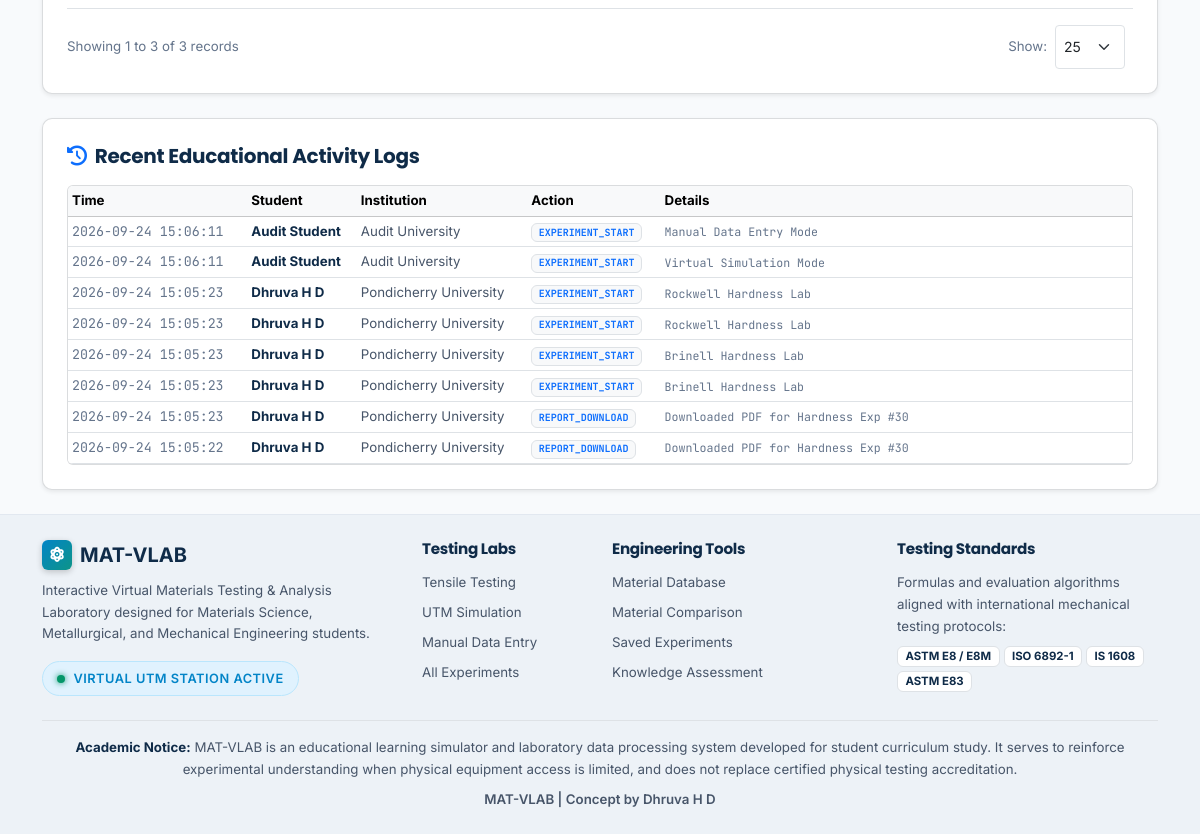
The page /admin/records (signed in, lower part) on the database as committed earlier.
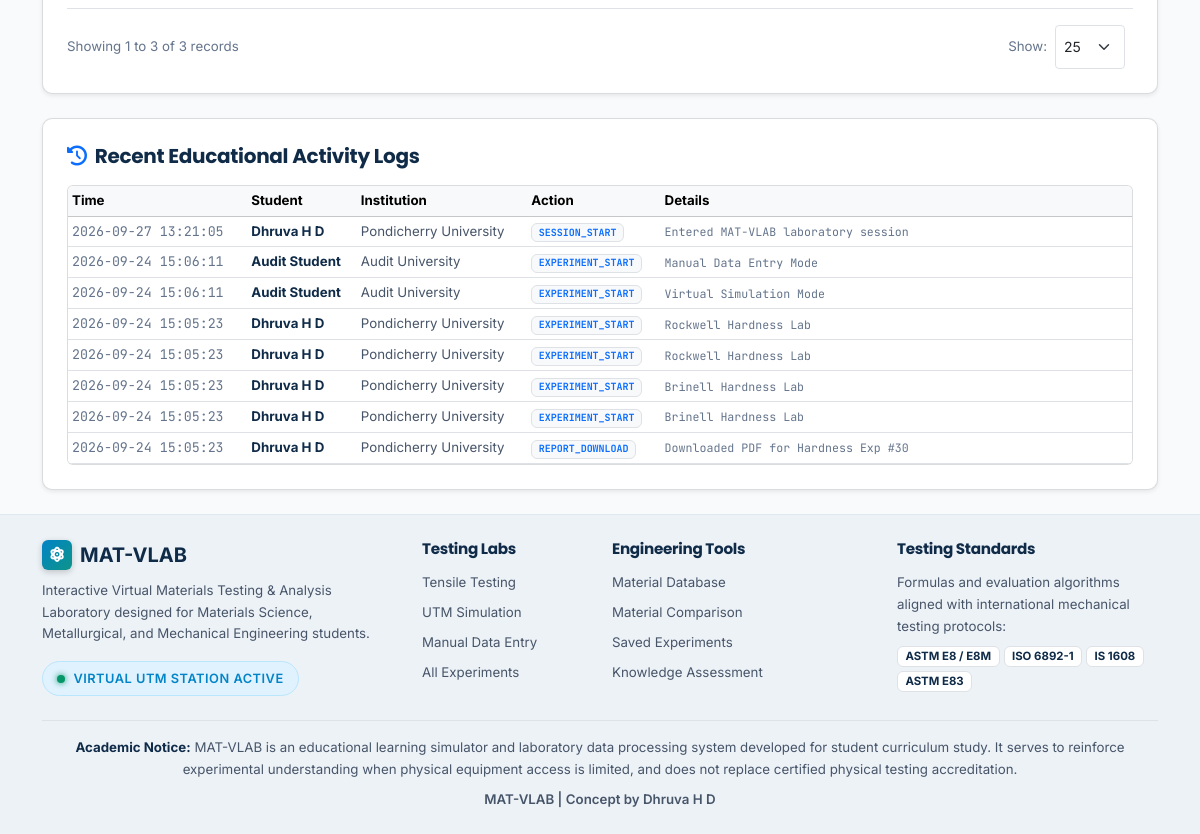
The same page on the database as committed later.
### tables this page shows
CREATE TABLE activity_logs (
        id INTEGER PRIMARY KEY AUTOINCREMENT,
        student_id TEXT,
        activity_type TEXT NOT NULL, -- 'EXPERIMENT_START', 'EXPERIMENT_SAVE', 'QUIZ_ATTEMPT', 'REPORT_DOWNLOAD'
        details TEXT,
        created_at TIMESTAMP DEFAULT CURRENT_TIMESTAMP
    , student_name TEXT, university TEXT, session_id TEXT);

### app.py (the view)
@app.route('/portal-admin')
@app.route('/portal-admin/records')
@app.route('/admin')
@app.route('/admin/records')
@admin_required
def admin_dashboard():
    search_q = request.args.get('q', '').strip()
    selected_uni = request.args.get('university', '').strip()
    selected_type = request.args.get('type', '').strip()
    selected_mode = request.args.get('mode', '').strip()
    selected_date = request.args.get('date', '').strip()
    data = get_admin_dashboard_data(
        search_query=search_q if search_q else None,
        university=selected_uni if selected_uni and selected_uni != 'ALL' else None,
        exp_type=selected_type if selected_type and selected_type != 'ALL' else None,
        mode=selected_mode if selected_mode and selected_mode != 'ALL' else None,
        date_query=selected_date if selected_date else None
    )
    admin_creds = get_admin_credentials()
    return render_template(
        'admin.html',
        active_page='admin',
        stats=data,
        records=data['records'],
        total_records=data['total_records_count'],
        search_q=search_q,
        selected_uni=selected_uni,
        selected_type=selected_type,
        selected_mode=selected_mode,
        selected_date=selected_date,
        admin_creds=admin_creds
    )

### app.py (called while the page is built)
def admin_required(f):
    @wraps(f)
    def decorated_function(*args, **kwargs):
        if not session.get('is_admin'):
            return redirect(url_for('admin_login', next=request.path))
        return f(*args, **kwargs)
    return decorated_function

@app.context_processor
def inject_student_context():
    name = session.get('student_name')
    university = session.get('university')
    student = None
    if name:
        student = {
            'name': name,
            'university': university or 'Engineering Institution',
            'session_id': session.get('session_id')
        }
    return {
        'current_student': student,
        'is_logged_in': bool(student),
        'is_admin': bool(session.get('is_admin'))
    }

### models/database.py (called while the page is built, shortened)
def get_database_path():
    path = os.environ.get('DATABASE_PATH')
    if not path:
        base_dir = os.path.dirname(os.path.dirname(os.path.abspath(__file__)))
        path = os.path.join(base_dir, 'materials.db')
    return os.path.abspath(path)

def get_database_url():
    url = os.environ.get('DATABASE_URL')
    if url:
        url = url.strip()
        if url.startswith('postgres://'):
            url = 'postgresql://' + url[len('postgres://'):]
        if url:
            return url
    return None

def get_db_connection():
    pg_url = get_database_url()
    if pg_url:
        try:
            import psycopg2
        except ImportError:
            try:
                import psycopg as psycopg2
            except ImportError:
                raise ImportError(
                    "PostgreSQL DATABASE_URL is configured, but 'psycopg2' (or 'psycopg') is not installed. "
                    "Please ensure 'psycopg2-binary' is in requirements.txt and installed."
                )
        raw_conn = psycopg2.connect(pg_url)
        return PgConnection(raw_conn)
    else:
        db_path = get_database_path()
        parent_dir = os.path.dirname(db_path)
        if parent_dir and not os.path.exists(parent_dir):
            os.makedirs(parent_dir, exist_ok=True)
        conn = sqlite3.connect(db_path)
        conn.row_factory = sqlite3.Row
        return conn

def get_admin_credentials():
    conn = get_db_connection()
    row = conn.execute('SELECT id, username, password_hash, updated_at FROM admin_credentials ORDER BY id DESC LIMIT 1').fetchone()
    conn.close()
    if row:
        return dict(row)

### templates/admin.html (shortened to what this page needs)
{% extends "base.html" %}
{% block content %}
<div class="container py-4">
  <div class="lab-card p-4 border border-secondary border-opacity-25 shadow-sm mb-4">
    <div class="d-flex justify-content-between align-items-center flex-wrap gap-2 pt-3 mt-2 border-top">
      <div class="small text-muted" id="paginationSummary">
      </div>
      <div class="d-flex align-items-center gap-2">
        <label for="perPageSelect" class="small text-muted mb-0">Show:</label>
        <select class="form-select form-select-sm" id="perPageSelect" style="width: auto;">
          <option value="25" selected>25</option>
        </select>
      </div>
    </div>
  </div>
  <div class="row g-3">
    <div class="col-12">
      <div class="lab-card p-4 border border-secondary border-opacity-25 shadow-sm">
        <h5 class="fw-bold text-navy mb-3">
          <i class="fas fa-history me-2 text-primary"></i>Recent Educational Activity Logs
        </h5>
        <div class="table-responsive rounded border border-secondary border-opacity-25" style="max-height: 280px; overflow-y: auto;">
          <table class="table table-sm table-hover align-middle mb-0 small">
            <thead class="table-light">
              <tr>
                <th>Time</th>
                <th>Student</th>
                <th>Institution</th>
                <th>Action</th>
                <th>Details</th>
              </tr>
            </thead>
            <tbody>
              {% for act in stats.recent_activity_logs %}
              <tr>
                <td class="text-muted font-mono" style="white-space: nowrap;">{{ act.created_at[:19] if act.created_at else '—' }}</td>
                <td class="fw-bold text-navy">{{ act.name }}</td>
                <td class="text-secondary">{{ act.university }}</td>
                <td>
                  <span class="badge bg-light text-primary border font-mono">{{ act.activity_type }}</span>
                </td>
                <td class="text-muted font-mono small">{{ act.details }}</td>
              </tr>
              {% else %}
              <tr><td colspan="5" class="text-center text-muted py-3">No activity recorded yet</td></tr>
              {% endfor %}
            </tbody>
          </table>
        </div>
      </div>
    </div>
  </div>
</div>
{% endblock %}

### templates/base.html (shortened to what this page needs)
<!DOCTYPE html>
<html lang="en">
<head>
  <link href="https://cdn.jsdelivr.net/npm/bootstrap@5.3.3/dist/css/bootstrap.min.css" rel="stylesheet">
  <link rel="stylesheet" href="https://cdnjs.cloudflare.com/ajax/libs/font-awesome/6.5.1/css/all.min.css">
  <link rel="stylesheet" href="{{ url_for('static', filename='css/style.css') }}">
</head>
<body>
  <main class="flex-grow-1">
    {% block content %}{% endblock %}
  </main>
  <footer class="footer-matvlab">
    <div class="container py-4">
      <div class="row g-4">
        <div class="col-lg-4">
          <div class="d-flex align-items-center gap-2 mb-2">
            <div class="brand-icon" style="width: 30px; height: 30px; font-size: 0.95rem;">
              <i class="fas fa-atom"></i>
            </div>
            <span class="fw-bold fs-5 text-navy">MAT-VLAB</span>
          </div>
          <p class="text-secondary small mb-3">
            Interactive Virtual Materials Testing &amp; Analysis Laboratory designed for Materials Science, Metallurgical, and Mechanical Engineering students.
          </p>
          <div class="badge-lab">
            <span class="badge-pulse"></span> Virtual UTM Station Active
          </div>
        </div>
        <div class="col-lg-2 col-6">
          <h6 class="footer-heading">Testing Labs</h6>
          <ul class="list-unstyled small mb-0">
            <li class="mb-2"><a href="{% if is_logged_in %}{{ url_for('tensile_hub') }}{% else %}{{ url_for('index') }}{% endif %}" class="footer-link">Tensile Testing</a></li>
            <li class="mb-2"><a href="{% if is_logged_in %}{{ url_for('simulation') }}{% else %}{{ url_for('index') }}{% endif %}" class="footer-link">UTM Simulation</a></li>
            <li class="mb-2"><a href="{% if is_logged_in %}{{ url_for('manual_entry') }}{% else %}{{ url_for('index') }}{% endif %}" class="footer-link">Manual Data Entry</a></li>
            <li class="mb-2"><a href="{% if is_logged_in %}{{ url_for('experiments') }}{% else %}{{ url_for('index') }}{% endif %}" class="footer-link">All Experiments</a></li>
          </ul>
        </div>
        <div class="col-lg-3 col-6">
          <h6 class="footer-heading">Engineering Tools</h6>
          <ul class="list-unstyled small mb-0">
            <li class="mb-2"><a href="{% if is_logged_in %}{{ url_for('materials') }}{% else %}{{ url_for('index') }}{% endif %}" class="footer-link">Material Database</a></li>
            <li class="mb-2"><a href="{% if is_logged_in %}{{ url_for('compare') }}{% else %}{{ url_for('index') }}{% endif %}" class="footer-link">Material Comparison</a></li>
            <li class="mb-2"><a href="{% if is_logged_in %}{{ url_for('my_experiments') }}{% else %}{{ url_for('index') }}{% endif %}" class="footer-link">Saved Experiments</a></li>
            <li class="mb-2"><a href="{% if is_logged_in %}{{ url_for('quizzes') }}{% else %}{{ url_for('index') }}{% endif %}" class="footer-link">Knowledge Assessment</a></li>
          </ul>
        </div>
        <div class="col-lg-3">
          <h6 class="footer-heading">Testing Standards</h6>
          <p class="text-secondary small mb-2">
            Formulas and evaluation algorithms aligned with international mechanical testing protocols:
          </p>
          <div class="d-flex flex-wrap gap-1">
            <span class="badge bg-white text-navy border">ASTM E8 / E8M</span>
            <span class="badge bg-white text-navy border">ISO 6892-1</span>
            <span class="badge bg-white text-navy border">IS 1608</span>
            <span class="badge bg-white text-navy border">ASTM E83</span>
          </div>
        </div>
      </div>
      <div class="footer-disclaimer text-center mt-4 pt-3 border-top">
        <p class="mb-2 text-secondary small">
          <strong class="text-navy">Academic Notice:</strong> MAT-VLAB is an educational learning simulator and laboratory data processing system developed for student curriculum study. It serves to reinforce experimental understanding when physical equipment access is limited, and does not replace certified physical testing accreditation.
        </p>
        <p class="mb-0 text-secondary small fw-semibold">
          MAT-VLAB | Concept by Dhruva H D
        </p>
      </div>
    </div>
  </footer>
</body>
</html>

### static/css/style.css (style rules this page uses)
:root { --bg-primary: #f8fafc; --bg-secondary: #f1f5f9; --bg-card: #ffffff; --bg-card-hover: #fcfdfe; --bg-input: #ffffff; --border-color: #e2e8f0; --border-strong: #cbd5e1; --primary-navy: #0f2b48; --primary-navy-hover: #091a2c; --steel-blue: #2b6cb0; --steel-blue-hover: #1e4e82; --steel-blue-light: #ebf4ff; --accent-teal: #0d9488; --accent-cyan: #0284c7; --color-success: #059669; --color-success-bg: #ecfdf5; --color-success-border: #a7f3d0; --color-warning: #d97706; --color-warning-bg: #fffbeb; --color-warning-border: #fde68a; --color-danger: #dc2626; --color-danger-bg: #fef2f2; --color-danger-border: #fecaca; --color-info: #0284c7; --color-info-bg: #f0f9ff; --color-info-border: #bae6fd; --color-purple: #7c3aed; --text-main: #1e293b; --text-secondary: #475569; --text-muted: #64748b; --text-light: #94a3b8; --text-white: #ffffff; --font-heading: 'Poppins', system-ui, -apple-system, sans-serif; --font-body: 'Inter', system-ui, -apple-system, sans-serif; --font-mono: 'JetBrains Mono', 'SF Mono', Consolas, Menlo, monospace; --shadow-sm: 0 1px 3px rgba(15, 43, 72, 0.05); --shadow-md: 0 4px 12px rgba(15, 43, 72, 0.07); --shadow-lg: 0 10px 25px rgba(15, 43, 72, 0.10); --radius-sm: 6px; --radius-md: 10px; --radius-lg: 14px; }
*, *::before, *::after { box-sizing: border-box; }
html, body { overflow-x: hidden; width: 100%; }
body { font-family: var(--font-body); background-color: var(--bg-primary); color: var(--text-main); min-height: 100vh; display: flex; flex-direction: column; line-height: 1.65; font-size: 0.95rem; -webkit-font-smoothing: antialiased; -moz-osx-font-smoothing: grayscale; }
h1, h2, h3, h4, h5, h6, .h1, .h2, .h3, .h4, .h5, .h6 { font-family: var(--font-heading); color: var(--primary-navy); font-weight: 700; line-height: 1.3; letter-spacing: -0.3px; }
p { margin-bottom: 1rem; color: var(--text-main); }
.text-navy { color: var(--primary-navy) !important; }
.text-muted { color: var(--text-muted) !important; }
.text-secondary { color: var(--text-secondary) !important; }
a { color: var(--steel-blue); text-decoration: none; transition: color 0.2s ease; }
code, pre, .font-mono { font-family: var(--font-mono); }
.brand-icon { display: inline-flex; align-items: center; justify-content: center; width: 34px; height: 34px; background: linear-gradient(135deg, #0284c7, #0d9488); color: #ffffff; border-radius: var(--radius-sm); box-shadow: 0 2px 6px rgba(0, 0, 0, 0.2); }
.badge-lab { display: inline-flex; align-items: center; gap: 0.5rem; background: #e0f2fe; color: var(--accent-cyan); border: 1px solid #bae6fd; padding: 0.35rem 0.9rem; border-radius: 9999px; font-size: 0.8rem; font-weight: 600; letter-spacing: 0.5px; text-transform: uppercase; }
.badge-pulse { width: 8px; height: 8px; border-radius: 50%; background-color: var(--color-success); box-shadow: 0 0 6px var(--color-success); animation: pulse-ring 2s infinite; }
.lab-card { background-color: var(--bg-card); border: 1px solid var(--border-color); border-radius: var(--radius-md); padding: 1.5rem; box-shadow: var(--shadow-sm); transition: all 0.25s ease; position: relative; overflow: hidden; }
.table-responsive { border-radius: var(--radius-sm); border: 1px solid var(--border-color); background-color: #ffffff; -webkit-overflow-scrolling: touch; }
.footer-matvlab { margin-top: auto; background-color: #edf2f7; border-top: 1px solid var(--border-color); color: var(--text-secondary); }
.footer-heading { font-family: var(--font-heading); font-weight: 700; color: var(--primary-navy); font-size: 0.95rem; margin-bottom: 0.85rem; }
.footer-link { color: var(--text-secondary); transition: color 0.15s ease; }
.form-lab-control, .form-select, .form-control, .input-group-text { min-height: 44px; }

Rows that differ between the two databases and show on the page:
no longer on this page (row unchanged): activity_logs: created_at "2026-09-24 15:05:22", name "Dhruva H D", university "Pondicherry University", activity_type "REPORT_DOWNLOAD", details "Downloaded PDF for Hardness Exp #30"
added activity_logs: created_at "2026-09-27 13:21:05", name "Dhruva H D", university "Pondicherry University", activity_type "SESSION_START", details "Entered MAT-VLAB laboratory session"
